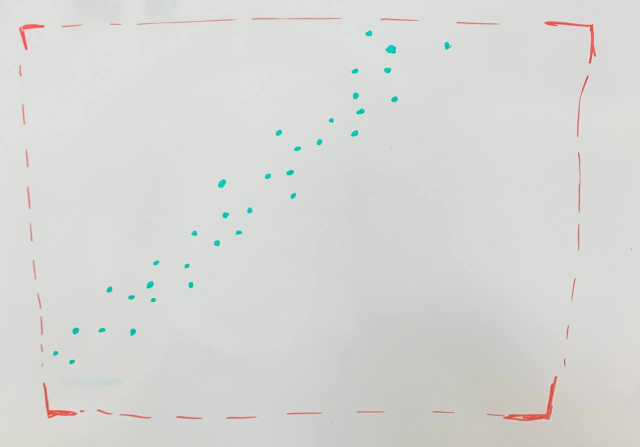
#> input picture ScolTech/Get a Line/line.jpg, 1280 x 894 px (shown at 1/2 size)
$ python Photo.py   (older library calls are emulated)
#> lines starting #> are read from the running program, lines starting #| are printed output that depends on the picture; after the words box and inside, x2 and y2 are one past the last pixel; in counts of white or black regions, pixels touching at a corner belong together
# ----- Imports
import cv2
from random import randint
import numpy as np
import math


# ----- Defs
def get_noice():
    _x = _y = 0
    A = B = 0

    for i in range(len(points)):
        x = points[i][0]
        y = points[i][1]

        _x += x
        _y += y

        A += (x * y)
        B += (x * x)

    n = len(points)
    a_h = (_y*_x - n*A) / (_x*_x - n*B)
    b_h = (_y - _x*a_h) / n

    return [a_h, b_h]


# ----- Variables
WINDOW_HEIGHT = 500
WINDOW_WIDTH = 500
WINDOW_NAME = 'Points'

points = []

img = cv2.imread("line.jpg")
#> img is the input picture: shape (894, 1280, 3); mean B, G, R 211.3, 214.1, 213.9
img = cv2.resize(img, (WINDOW_HEIGHT, WINDOW_WIDTH))
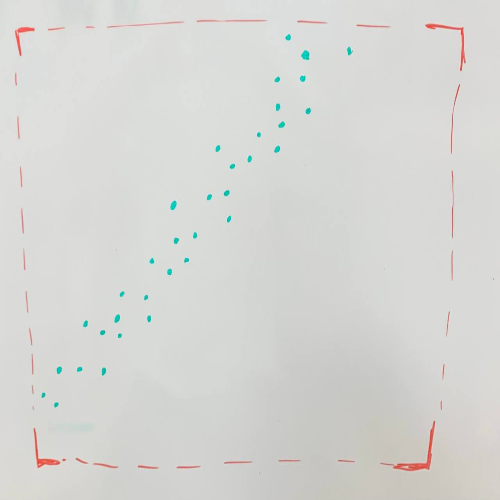
#> img: shape (500, 500, 3); mean B, G, R 211.3, 214.1, 213.9


# ----- Main

# Get border
border = 255 - cv2.inRange(img, (140,0,0), (255,255,255))
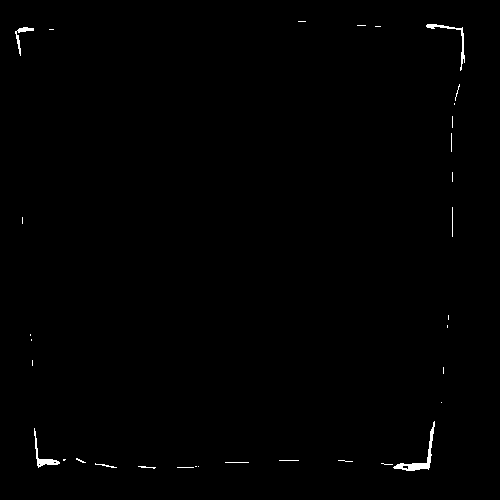
#> border: shape (500, 500); 0.47% white; 33 white regions (24 under 20 px), largest, box (x1, y1, x2, y2) and area: (393, 421, 435, 471) 341, (426, 24, 465, 71) 197, (34, 428, 60, 468) 189
border = cv2.morphologyEx(border, cv2.MORPH_OPEN, kernel=np.ones((3,3), np.uint8))
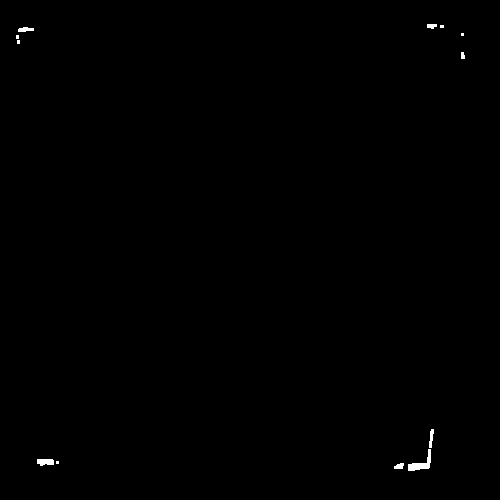
#> border: shape (500, 500); 0.23% white; 12 white regions (5 under 20 px), largest, box (x1, y1, x2, y2) and area: (408, 449, 431, 471) 194, (37, 459, 54, 466) 99, (18, 27, 34, 32) 60

right = down = 0
left = up = WINDOW_WIDTH

output = cv2.connectedComponentsWithStats(border, 4, cv2.CV_32S)
num_labels = output[0]
#> num_labels = 13
stats = output[2]
#> stats = 13 rows, first 6: [0, 0, 500, 500, 249422], [427, 24, 10, 5, 40], [440, 25, 4, 3, 12], [18, 27, 16, 5, 60], [461, 33, 3, 3, 9], [16, 35, 3, 4, 12]

for i in range (num_labels):
    a = stats[i, cv2.CC_STAT_AREA]
    t = stats[i, cv2.CC_STAT_TOP]
    l = stats[i, cv2.CC_STAT_LEFT]
    w = stats[i, cv2.CC_STAT_WIDTH]
    h = stats[i, cv2.CC_STAT_HEIGHT]


    if (a < 500):
        left = min(left, l)
        right = max(right, l)

        up = min(up, t)
        down = max(down, t)
#> this loop made 13 passes
#> (a, t, l, w, h, left, right, down) on passes 2 to 13: (40, 24, 427, 10, 5, 427, 427, 24), (12, 25, 440, 4, 3, 427, 440, 25), (60, 27, 18, 16, 5, 18, 440, 27), (9, 33, 461, 3, 3, 18, 461, 33), (12, 35, 16, 3, 4, 16, 461, 35), (12, 40, 17, 3, 4, 16, 461, 40), (25, 52, 461, 4, 7, 16, 461, 52), (60, 429, 429, 5, 19, 16, 461, 429), (194, 449, 408, 23, 22, 16, 461, 449), (99, 459, 37, 17, 7, 16, 461, 459), (9, 461, 56, 3, 3, 16, 461, 461), (46, 463, 394, 10, 6, 16, 461, 463)
#> (a, t, l, w, h) on pass 1: (249422, 0, 0, 500, 500)


crop = img[left:right, up:down]
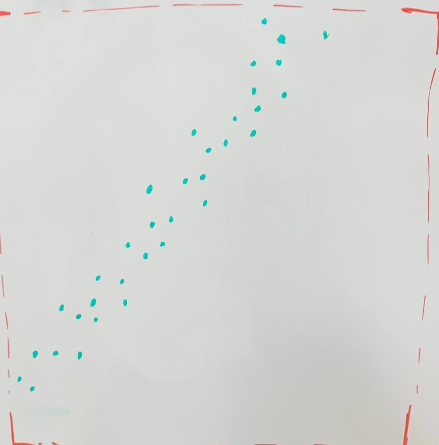
#> crop: shape (445, 439, 3); mean B, G, R 212, 214.6, 213.8

# Find points
mask = 255 - cv2.inRange(crop, (0,0,140), (255,255,255))
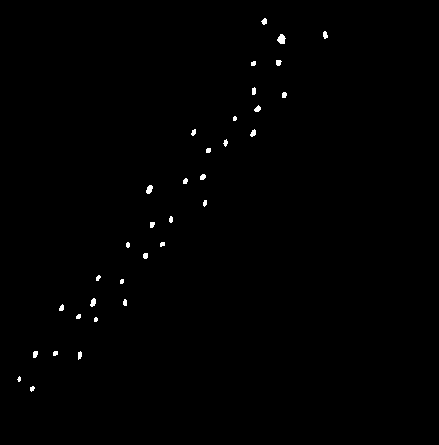
#> mask: shape (445, 439); 0.46% white; 34 white regions (4 under 20 px), largest, box (x1, y1, x2, y2) and area: (277, 34, 286, 44) 62, (146, 185, 153, 194) 45, (90, 298, 96, 307) 38

output = cv2.connectedComponentsWithStats(mask, 4, cv2.CV_32S)
num_labels = output[0]
#> num_labels = 35
stats = output[2]
#> stats = 35 rows, first 6: [0, 0, 439, 445, 194457], [261, 18, 6, 7, 29], [323, 31, 5, 8, 30], [277, 34, 9, 10, 62], [251, 61, 5, 5, 22], [276, 60, 6, 6, 29]

for i in range (num_labels):
    a = stats[i, cv2.CC_STAT_AREA]
    t = stats[i, cv2.CC_STAT_TOP]
    l = stats[i, cv2.CC_STAT_LEFT]
    w = stats[i, cv2.CC_STAT_WIDTH]
    h = stats[i, cv2.CC_STAT_HEIGHT]


    if (a < 500):
        #cv2.rectangle(crop, (l, t), (l + w, t + h), (255, 0, 255), 1)
        points.append([l, t])
#> this loop made 35 passes
#> (a, t, l, w, h) on passes 1 to 12: (194457, 0, 0, 439, 445), (29, 18, 261, 6, 7), (30, 31, 323, 5, 8), (62, 34, 277, 9, 10), (22, 61, 251, 5, 5), (29, 60, 276, 6, 6), (28, 87, 252, 4, 8), (26, 92, 282, 5, 6), (32, 105, 254, 7, 7), (17, 116, 233, 4, 5), (25, 129, 191, 5, 7), (32, 129, 250, 6, 8)
#> after the loop, points = 34 pairs, first value 17 to 323, second value 18 to 386

# Draw a line
a = get_noice()[0]
#> the loop in get_noice, `for i in range(len(points)):` made 34 passes
#> (x, y, A, B) on passes 1 to 12: (261, 18, 4698, 68121), (323, 31, 14711, 172450), (277, 34, 24129, 249179), (251, 61, 39440, 312180), (276, 60, 56000, 388356), (252, 87, 77924, 451860), (282, 92, 103868, 531384), (254, 105, 130538, 595900), (233, 116, 157566, 650189), (191, 129, 182205, 686670), (250, 129, 214455, 749170), (223, 139, 245452, 798899)
#> after the loop in get_noice, `for i in range(len(points)):`: A = 856730; B = 1166444
#> in get_noice, `n = len(points)`: n = 34
#> in get_noice, `a_h = (_y*_x - n*A) / (_x*_x - n*B)`: a_h = -1.26
#> in get_noice, `b_h = (_y - _x*a_h) / n`: b_h = 413.2
#> a = -1.26
b = get_noice()[1]
#> the loop in get_noice (call 2), `for i in range(len(points)):` made 34 passes
#> b = 413.2

x0 = 0
y0 = b
#> y0 = 413.2
x = WINDOW_WIDTH
y = a*x + b
#> y = -216.4
cv2.line(crop, (int(x0), int(y0)), (int(x), int(y)), color=(0,0,0), thickness=2)
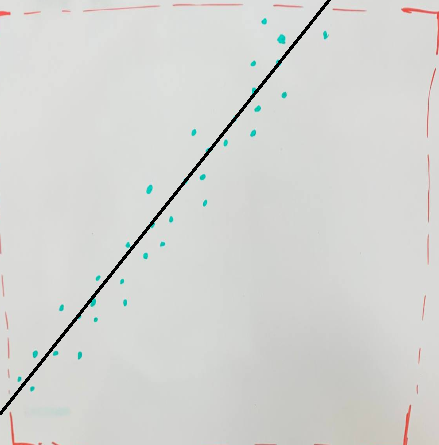
#> crop: shape (445, 439, 3); 0.88% of pixels changed, all inside (x1, y1, x2, y2) = (0, 0, 331, 415)

img[left:right, up:down] = crop
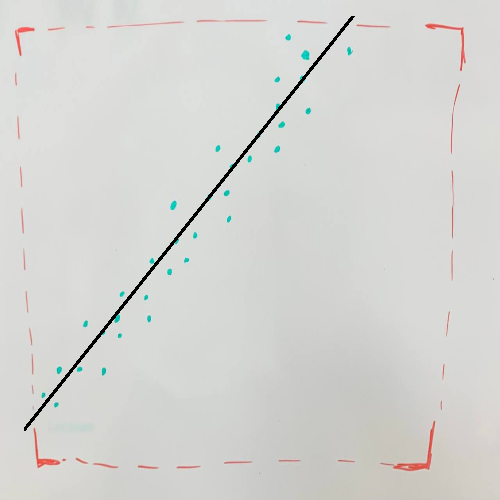
#> img: shape (500, 500, 3); 0.69% of pixels changed, all inside (x1, y1, x2, y2) = (24, 16, 355, 431)

cv2.imshow(WINDOW_NAME, img)


# ----- Exit
if cv2.waitKey(0) == ord('q'):
#> (key q is pressed here)
    cv2.destroyWindow(WINDOW_NAME)
